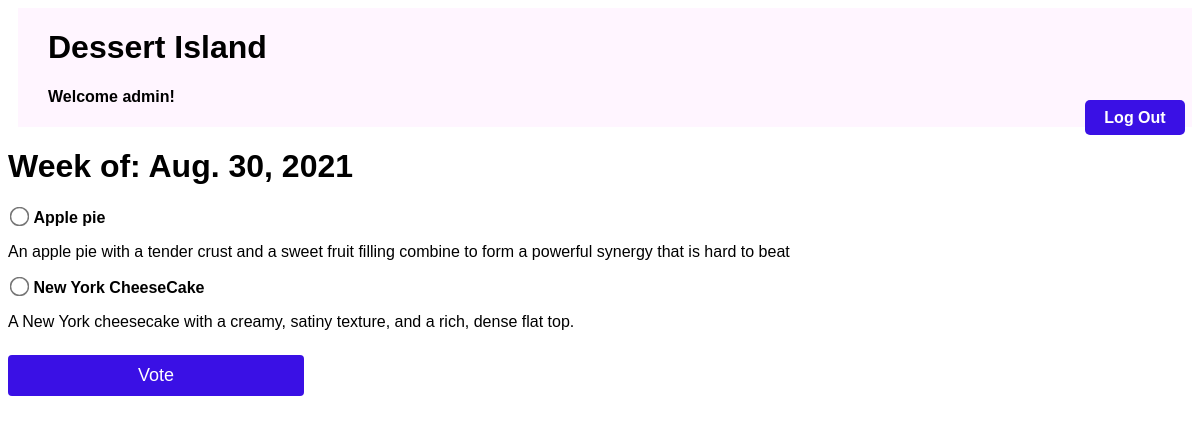
The app's page /polls/1/ (signed in) with its own data.
### weeklydessert/models.py (models this page shows, shortened)
class Week(models.Model):
  pub_date = models.DateTimeField("date published")
  def start_of_week(self):
    today = datetime.date.today()
    start_of_week = today + datetime.timedelta(days=-today.weekday(), weeks=1)
    return start_of_week

class Choice(models.Model):
  week = models.ForeignKey(Week, on_delete=models.CASCADE)
  dessert_choice = models.CharField(max_length=200)
  dessert_details = models.CharField(max_length=200)
  votes = models.IntegerField(default=0)

### weeklydessert/views.py (the view)
# urls.py: path("polls/<int:pk>/", views.DetailsView.as_view(), name="detail"),
class DetailsView(LoginRequiredMixin, DetailView):
  model = Week
  template_name = "detail.html"

### weeklydessert/templates/detail.html (shortened to what this page needs)
{% extends "header.html" %}
{% block content %}
{% load static %}
<link rel="stylesheet" type="text/css" href="{% static 'weeklydessert/detail.css' %}">
<h1>Week of: {{ week.start_of_week }}</h1>
<form action="{% url 'vote' week.id %}" method="post">
{% for choice in week.choice_set.all %}
    <input type="radio" name="choice" id="choice{{ forloop.counter }}" value="{{ choice.id }}">
    <label for="choice{{ forloop.counter }}">{{ choice.dessert_choice }}</label><br>
		<p>{{ choice.dessert_details }}</p>
{% endfor %}
<input type="submit" value="Vote">
</form>
{% endblock %}

### weeklydessert/templates/header.html
{% load static %}
<link rel="stylesheet" type="text/css" href="{% static 'weeklydessert/header.css' %}">
<div class="header">
	{% if user.username %}
  <a class= "logout-button" href="{% url 'logout' %}">Log Out</a>
  {% endif %}
  <div class="header-content">
    <h1 class="header-title">Dessert Island</h1>
    {% if user.username %}
    <h4 class="header-greet">Welcome {{ user.username }}!</h4>
    {% endif %}
  </div>
</div>
{% block content%}
{% endblock %}

### weeklydessert/static/weeklydessert/header.css (style rules this page uses)
.header { display: flex; flex-direction: row; background-color: #FFF5FF; margin-left: 10px; }
.header-title { margin-bottom: 0; }
.header-content { display: flex; flex-direction: column; margin-left: 30px; align-items: center; justify-content: center; }
.header-greet { width: 100%; }
.logout-button { position: absolute; top: 100px; right: 15px; display: block; width: 80px; height: 15px; background: #3A10E5; padding: 10px; text-align: center; border-radius: 5px; color: white; font-weight: bold; line-height: 15px; text-decoration: none; }

### weeklydessert/static/weeklydessert/detail.css (style rules this page uses)
input[type=radio] { -ms-transform: scale(1.5); -webkit-transform: scale(1.5); transform: scale(1.5); }
label { font-weight: bold; }
input[type=submit] { background-color: #3A10E5; color: white; padding: 10px 14px; margin: 8px 0; border: none; border-radius: 4px; cursor: pointer; width: 25%; font-size: 18px; }

### records on screen
Week: start_of_week "Aug. 30, 2021"
Choice: dessert_choice "Apple pie", dessert_details "An apple pie with a tender crust and a sweet fruit filling combine to form a powerful synergy that is hard to beat"
Choice: dessert_choice "New York CheeseCake", dessert_details "A New York cheesecake with a creamy, satiny texture, and a rich, dense flat top."

### other values on screen
{{ user.username }} "admin"
